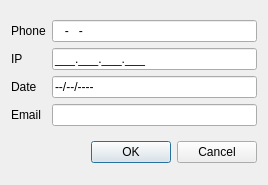
<?xml version="1.0" encoding="UTF-8"?>
<ui version="4.0">
 <class>Dialog</class>
 <widget class="QDialog" name="Dialog">
  <property name="geometry">
   <rect>
    <x>0</x>
    <y>0</y>
    <width>268</width>
    <height>185</height>
   </rect>
  </property>
  <property name="windowTitle">
   <string>Dialog</string>
  </property>
  <layout class="QVBoxLayout" name="verticalLayout">
   <item>
    <layout class="QGridLayout" name="gridLayout">
     <item row="0" column="0">
      <widget class="QLabel" name="label">
       <property name="text">
        <string>Phone</string>
       </property>
      </widget>
     </item>
     <item row="0" column="1">
      <widget class="QLineEdit" name="txtPhone">
       <property name="inputMask">
        <string>000-000-0000</string>
       </property>
      </widget>
     </item>
     <item row="1" column="0">
      <widget class="QLabel" name="label_2">
       <property name="text">
        <string>IP</string>
       </property>
      </widget>
     </item>
     <item row="1" column="1">
      <widget class="QLineEdit" name="txtIP">
       <property name="inputMask">
        <string>000.000.000.000;_</string>
       </property>
      </widget>
     </item>
     <item row="2" column="0">
      <widget class="QLabel" name="label_3">
       <property name="text">
        <string>Date</string>
       </property>
      </widget>
     </item>
     <item row="2" column="1">
      <widget class="QLineEdit" name="txtDate">
       <property name="inputMask">
        <string>00/00/0000;-</string>
       </property>
      </widget>
     </item>
     <item row="3" column="0">
      <widget class="QLabel" name="label_4">
       <property name="text">
        <string>Email</string>
       </property>
      </widget>
     </item>
     <item row="3" column="1">
      <widget class="QLineEdit" name="txtEmail"/>
     </item>
    </layout>
   </item>
   <item>
    <widget class="QDialogButtonBox" name="buttonBox">
     <property name="standardButtons">
      <set>QDialogButtonBox::Cancel|QDialogButtonBox::Ok</set>
     </property>
    </widget>
   </item>
  </layout>
 </widget>
 <resources/>
 <connections/>
</ui>
